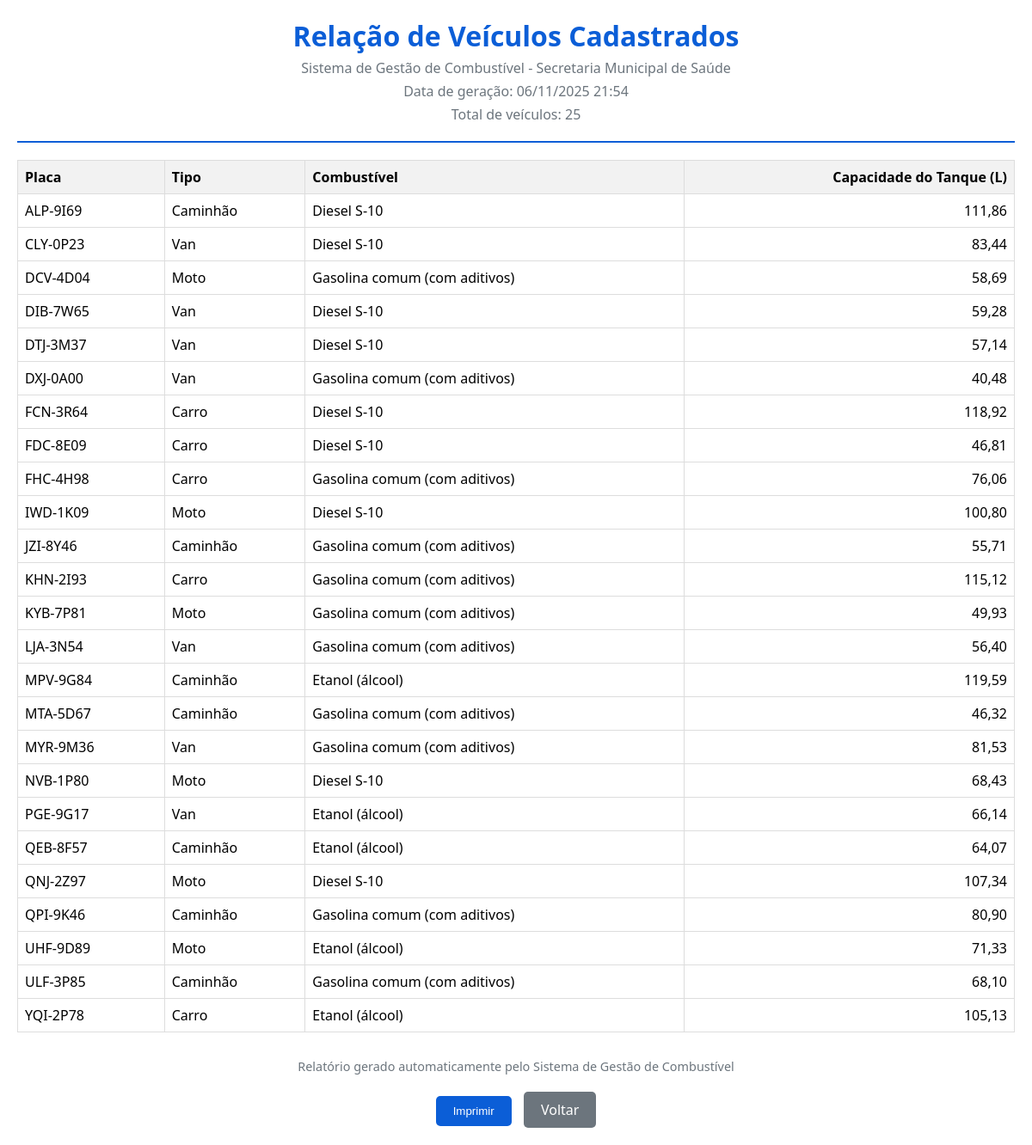
The app's page /veiculos/visualizar (signed in) with its own data.
### database.py (models this page shows, shortened)
class Veiculo(db.Model):
    __tablename__ = 'veiculo'
    id = db.Column(db.Integer, primary_key=True)
    placa = db.Column(db.String(10), unique=True, nullable=False)
    tipo = db.Column(db.String(20), nullable=False)
    combustivel = db.Column(db.String(50), nullable=False)
    capacidade_tanque = db.Column(db.Float, nullable=True)

### app.py (the view)
@app.route("/veiculos/visualizar")
def visualizar_veiculos():
    if "usuario" not in session:
        return redirect(url_for("login"))
    usuario_tipo = session.get("usuario_tipo")
    usuario_setor = session.get("usuario_setor")
    if usuario_tipo != "admin" and usuario_setor:
        veiculos = Veiculo.query.filter(Veiculo.tipo == usuario_setor).order_by(Veiculo.placa).all()
    else:
        veiculos = Veiculo.query.order_by(Veiculo.placa).all()
    agora = datetime.now()
    return render_template(
        "veiculos_print.html",
        veiculos=veiculos,
        agora=agora
    )

### templates/veiculos_print.html (shortened to what this page needs)
<!DOCTYPE html>
<html lang="pt-BR">
<head>
</head>
<body>
  <div class="header">
    <h1>Relação de Veículos Cadastrados</h1>
    <p>Sistema de Gestão de Combustível - Secretaria Municipal de Saúde</p>
    <p>Data de geração: {{ agora.strftime('%d/%m/%Y %H:%M') }}</p>
    <p>Total de veículos: {{ veiculos|length }}</p>
  </div>
  <table>
    <thead>
      <tr>
        <th>Placa</th>
        <th>Tipo</th>
        <th>Combustível</th>
        <th class="text-right">Capacidade do Tanque (L)</th>
      </tr>
    </thead>
    <tbody>
      {% for veiculo in veiculos %}
      <tr>
        <td>{{ veiculo.placa }}</td>
        <td>{{ veiculo.tipo }}</td>
        <td>{{ veiculo.combustivel }}</td>
        <td class="text-right">
          {% if veiculo.capacidade_tanque %}
            {{ "%.2f"|format(veiculo.capacidade_tanque)|replace(".", ",") }}
          {% else %}
            —
          {% endif %}
        </td>
      </tr>
      {% endfor %}
    </tbody>
  </table>
  <div class="footer">
    <p>Relatório gerado automaticamente pelo Sistema de Gestão de Combustível</p>
  </div>
  <div class="no-print" style="text-align: center; margin-top: 20px;">
    <button onclick="window.print()" style="background: #0b5ed7; color: white; border: none; padding: 10px 20px; border-radius: 5px; cursor: pointer;">
      Imprimir
    </button>
    <a href="{{ url_for('veiculos') }}" style="display: inline-block; margin-left: 10px; padding: 10px 20px; background: #6c757d; color: white; text-decoration: none; border-radius: 5px;">
      Voltar
    </a>
  </div>
</body>
</html>

### templates/veiculos_print.html (style rules this page uses)
body { font-family: 'Segoe UI', Tahoma, Geneva, Verdana, sans-serif; margin: 20px; color: #000; }
.header { text-align: center; margin-bottom: 20px; border-bottom: 2px solid #0b5ed7; padding-bottom: 15px; }
.header h1 { color: #0b5ed7; margin: 0; }
.header p { color: #6c757d; margin: 5px 0; }
table { width: 100%; border-collapse: collapse; margin-bottom: 20px; }
th, td { border: 1px solid #ddd; padding: 8px; }
th { background-color: #f2f2f2; font-weight: bold; text-align: left; }
.text-right { text-align: right; }
.footer { text-align: center; margin-top: 30px; font-size: 0.9em; color: #6c757d; }

### records on screen
Veiculo: placa "ALP-9I69", tipo "Caminhão", combustivel "Diesel S-10", capacidade_tanque "111,86"
Veiculo: placa "CLY-0P23", tipo "Van", combustivel "Diesel S-10", capacidade_tanque "83,44"
Veiculo: placa "DCV-4D04", tipo "Moto", combustivel "Gasolina comum (com aditivos)", capacidade_tanque "58,69"
Veiculo: placa "DIB-7W65", tipo "Van", combustivel "Diesel S-10", capacidade_tanque "59,28"
Veiculo: placa "DTJ-3M37", tipo "Van", combustivel "Diesel S-10", capacidade_tanque "57,14"
Veiculo: placa "DXJ-0A00", tipo "Van", combustivel "Gasolina comum (com aditivos)", capacidade_tanque "40,48"
Veiculo: placa "FCN-3R64", tipo "Carro", combustivel "Diesel S-10", capacidade_tanque "118,92"
Veiculo: placa "FDC-8E09", tipo "Carro", combustivel "Diesel S-10", capacidade_tanque "46,81"
Veiculo: placa "FHC-4H98", tipo "Carro", combustivel "Gasolina comum (com aditivos)", capacidade_tanque "76,06"
Veiculo: placa "IWD-1K09", tipo "Moto", combustivel "Diesel S-10", capacidade_tanque "100,80"
Veiculo: placa "JZI-8Y46", tipo "Caminhão", combustivel "Gasolina comum (com aditivos)", capacidade_tanque "55,71"
Veiculo: placa "KHN-2I93", tipo "Carro", combustivel "Gasolina comum (com aditivos)", capacidade_tanque "115,12"
Veiculo: placa "KYB-7P81", tipo "Moto", combustivel "Gasolina comum (com aditivos)", capacidade_tanque "49,93"
Veiculo: placa "LJA-3N54", tipo "Van", combustivel "Gasolina comum (com aditivos)", capacidade_tanque "56,40"
Veiculo: placa "MPV-9G84", tipo "Caminhão", combustivel "Etanol (álcool)", capacidade_tanque "119,59"
Veiculo: placa "MTA-5D67", tipo "Caminhão", combustivel "Gasolina comum (com aditivos)", capacidade_tanque "46,32"
Veiculo: placa "MYR-9M36", tipo "Van", combustivel "Gasolina comum (com aditivos)", capacidade_tanque "81,53"
Veiculo: placa "NVB-1P80", tipo "Moto", combustivel "Diesel S-10", capacidade_tanque "68,43"
Veiculo: placa "PGE-9G17", tipo "Van", combustivel "Etanol (álcool)", capacidade_tanque "66,14"
Veiculo: placa "QEB-8F57", tipo "Caminhão", combustivel "Etanol (álcool)", capacidade_tanque "64,07"
Veiculo: placa "QNJ-2Z97", tipo "Moto", combustivel "Diesel S-10", capacidade_tanque "107,34"
Veiculo: placa "QPI-9K46", tipo "Caminhão", combustivel "Gasolina comum (com aditivos)", capacidade_tanque "80,90"
Veiculo: placa "UHF-9D89", tipo "Moto", combustivel "Etanol (álcool)", capacidade_tanque "71,33"
Veiculo: placa "ULF-3P85", tipo "Caminhão", combustivel "Gasolina comum (com aditivos)", capacidade_tanque "68,10"
Veiculo: placa "YQI-2P78", tipo "Carro", combustivel "Etanol (álcool)", capacidade_tanque "105,13"

### other values on screen
{{ veiculos|length }} "25"
